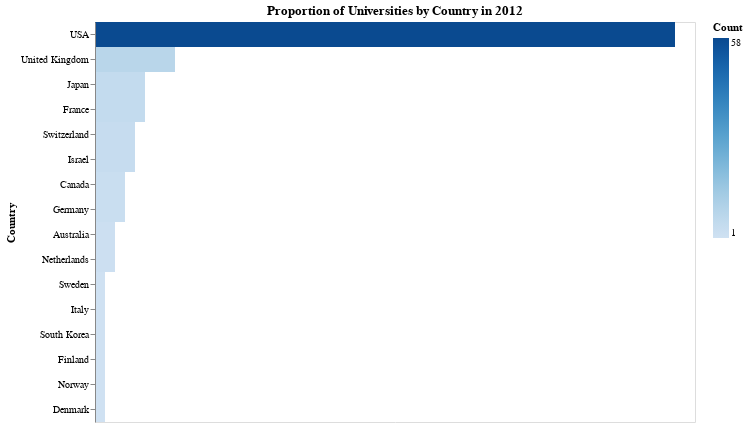

The notebook cell saved with this chart:
### Markdown cell above
18.Create a treemap using Altair to represent the
proportion of universities in each country in 2012.

### Code cell
country_counts = data2012['Country'].value_counts().reset_index()

country_counts.columns = ['Country', 'Count']
treemap = alt.Chart(country_counts).mark_rect().encode(
    x=alt.X('sum(Count):Q', stack='zero', axis=None),
    y=alt.Y('Country:N', sort='-x', axis=alt.Axis(title='Country')),
    color=alt.Color('Count:Q', scale=alt.Scale(scheme='blues')),
    tooltip=['Country', 'Count']
).properties(
    width=600,
    height=400,
    title='Proportion of Universities by Country in 2012'
)

treemap

### Figure 1 — Vega-Lite specification as saved in the notebook (floating-point values rounded to 4 significant figures)
{"config": {"view": {"continuousWidth": 300, "continuousHeight": 300}}, "data": {"name": "data-59df69cfbe7c5f81dd3217ca6700ca23"}, "mark": {"type": "rect"}, "encoding": {"color": {"field": "Count", "scale": {"scheme": "blues"}, "type": "quantitative"}, "tooltip": [{"field": "Country", "type": "nominal"}, {"field": "Count", "type": "quantitative"}], "x": {"aggregate": "sum", "axis": null, "field": "Count", "stack": "zero", "type": "quantitative"}, "y": {"axis": {"title": "Country"}, "field": "Country", "sort": "-x", "type": "nominal"}}, "height": 400, "title": "Proportion of Universities by Country in 2012", "width": 600, "$schema": "https://vega.github.io/schema/vega-lite/v5.20.1.json", "datasets": {"data-59df69cfbe7c5f81dd3217ca6700ca23": [{"Country": "USA", "Count": 58}, {"Country": "United Kingdom", "Count": 8}, {"Country": "Japan", "Count": 5}, {"Country": "France", "Count": 5}, {"Country": "Switzerland", "Count": 4}, {"Country": "Israel", "Count": 4}, {"Country": "Canada", "Count": 3}, {"Country": "Germany", "Count": 3}, {"Country": "Australia", "Count": 2}, {"Country": "Netherlands", "Count": 2}, {"Country": "Sweden", "Count": 1}, {"Country": "Italy", "Count": 1}, {"Country": "South Korea", "Count": 1}, {"Country": "Finland", "Count": 1}, {"Country": "Norway", "Count": 1}, {"Country": "Denmark", "Count": 1}]}}
